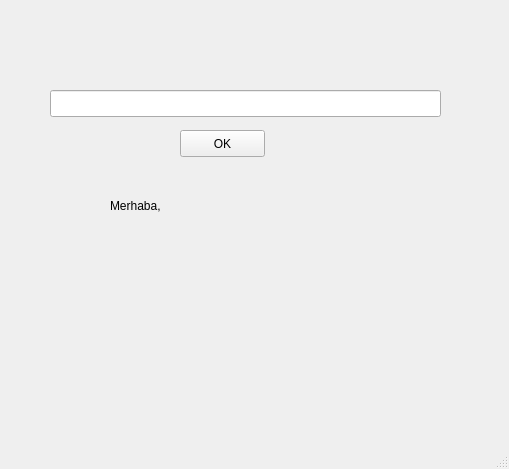
<?xml version="1.0" encoding="UTF-8"?>
<ui version="4.0">
 <class>MainWindow</class>
 <widget class="QMainWindow" name="MainWindow">
  <property name="geometry">
   <rect>
    <x>0</x>
    <y>0</y>
    <width>509</width>
    <height>469</height>
   </rect>
  </property>
  <property name="windowTitle">
   <string>MainWindow</string>
  </property>
  <widget class="QWidget" name="centralwidget">
   <widget class="QLineEdit" name="lineEdit">
    <property name="geometry">
     <rect>
      <x>50</x>
      <y>90</y>
      <width>391</width>
      <height>27</height>
     </rect>
    </property>
   </widget>
   <widget class="QLabel" name="label">
    <property name="geometry">
     <rect>
      <x>110</x>
      <y>180</y>
      <width>211</width>
      <height>51</height>
     </rect>
    </property>
    <property name="text">
     <string>Merhaba, </string>
    </property>
   </widget>
   <widget class="QPushButton" name="pushButton">
    <property name="geometry">
     <rect>
      <x>180</x>
      <y>130</y>
      <width>85</width>
      <height>27</height>
     </rect>
    </property>
    <property name="text">
     <string>OK</string>
    </property>
   </widget>
  </widget>
  <widget class="QMenuBar" name="menubar">
   <property name="geometry">
    <rect>
     <x>0</x>
     <y>0</y>
     <width>509</width>
     <height>27</height>
    </rect>
   </property>
  </widget>
  <widget class="QStatusBar" name="statusbar"/>
 </widget>
 <resources/>
 <connections>
  <connection>
   <sender>pushButton</sender>
   <signal>clicked()</signal>
   <receiver>MainWindow</receiver>
   <slot>merhabaDe()</slot>
   <hints>
    <hint type="sourcelabel">
     <x>228</x>
     <y>171</y>
    </hint>
    <hint type="destinationlabel">
     <x>404</x>
     <y>198</y>
    </hint>
   </hints>
  </connection>
 </connections>
 <slots>
  <slot>merhabaDe()</slot>
 </slots>
</ui>
